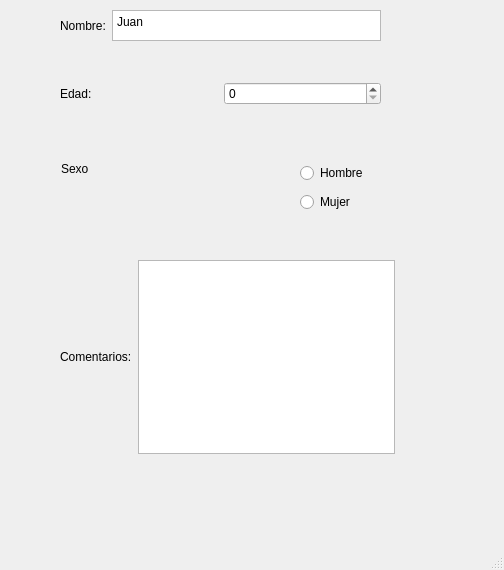
<?xml version="1.0" encoding="UTF-8"?>
<ui version="4.0">
 <class>MainWindow</class>
 <widget class="QMainWindow" name="MainWindow">
  <property name="geometry">
   <rect>
    <x>0</x>
    <y>0</y>
    <width>504</width>
    <height>570</height>
   </rect>
  </property>
  <property name="windowTitle">
   <string>MainWindow</string>
  </property>
  <widget class="QWidget" name="centralwidget">
   <widget class="QLabel" name="label_3">
    <property name="geometry">
     <rect>
      <x>61</x>
      <y>161</y>
      <width>27</width>
      <height>16</height>
     </rect>
    </property>
    <property name="text">
     <string>Sexo:</string>
    </property>
   </widget>
   <widget class="QWidget" name="">
    <property name="geometry">
     <rect>
      <x>60</x>
      <y>10</y>
      <width>321</width>
      <height>31</height>
     </rect>
    </property>
    <layout class="QHBoxLayout" name="horizontalLayout">
     <item>
      <widget class="QLabel" name="label">
       <property name="text">
        <string>Nombre:</string>
       </property>
      </widget>
     </item>
     <item>
      <widget class="QTextEdit" name="textEdit">
       <property name="html">
        <string>&lt;!DOCTYPE HTML PUBLIC &quot;-//W3C//DTD HTML 4.0//EN&quot; &quot;http://www.w3.org/TR/REC-html40/strict.dtd&quot;&gt;
&lt;html&gt;&lt;head&gt;&lt;meta name=&quot;qrichtext&quot; content=&quot;1&quot; /&gt;&lt;meta charset=&quot;utf-8&quot; /&gt;&lt;style type=&quot;text/css&quot;&gt;
p, li { white-space: pre-wrap; }
hr { height: 1px; border-width: 0; }
li.unchecked::marker { content: &quot;\2610&quot;; }
li.checked::marker { content: &quot;\2612&quot;; }
&lt;/style&gt;&lt;/head&gt;&lt;body style=&quot; font-family:'Segoe UI'; font-size:9pt; font-weight:400; font-style:normal;&quot;&gt;
&lt;p style=&quot; margin-top:0px; margin-bottom:0px; margin-left:0px; margin-right:0px; -qt-block-indent:0; text-indent:0px;&quot;&gt;Juan&lt;/p&gt;&lt;/body&gt;&lt;/html&gt;</string>
       </property>
      </widget>
     </item>
    </layout>
   </widget>
   <widget class="QWidget" name="">
    <property name="geometry">
     <rect>
      <x>60</x>
      <y>80</y>
      <width>321</width>
      <height>28</height>
     </rect>
    </property>
    <layout class="QHBoxLayout" name="horizontalLayout_2">
     <item>
      <widget class="QLabel" name="label_2">
       <property name="text">
        <string>Edad:</string>
       </property>
      </widget>
     </item>
     <item>
      <widget class="QSpinBox" name="spinBox"/>
     </item>
    </layout>
   </widget>
   <widget class="QWidget" name="">
    <property name="geometry">
     <rect>
      <x>300</x>
      <y>160</y>
      <width>78</width>
      <height>56</height>
     </rect>
    </property>
    <layout class="QVBoxLayout" name="verticalLayout">
     <item>
      <widget class="QRadioButton" name="radioButton">
       <property name="text">
        <string>Hombre</string>
       </property>
      </widget>
     </item>
     <item>
      <widget class="QRadioButton" name="radioButton_2">
       <property name="text">
        <string>Mujer</string>
       </property>
      </widget>
     </item>
    </layout>
   </widget>
   <widget class="QWidget" name="">
    <property name="geometry">
     <rect>
      <x>60</x>
      <y>260</y>
      <width>335</width>
      <height>194</height>
     </rect>
    </property>
    <layout class="QHBoxLayout" name="horizontalLayout_3">
     <item>
      <widget class="QLabel" name="label_4">
       <property name="text">
        <string>Comentarios:</string>
       </property>
      </widget>
     </item>
     <item>
      <widget class="QPlainTextEdit" name="plainTextEdit"/>
     </item>
    </layout>
   </widget>
  </widget>
  <widget class="QMenuBar" name="menubar">
   <property name="geometry">
    <rect>
     <x>0</x>
     <y>0</y>
     <width>504</width>
     <height>33</height>
    </rect>
   </property>
  </widget>
  <widget class="QStatusBar" name="statusbar"/>
 </widget>
 <resources/>
 <connections/>
</ui>
